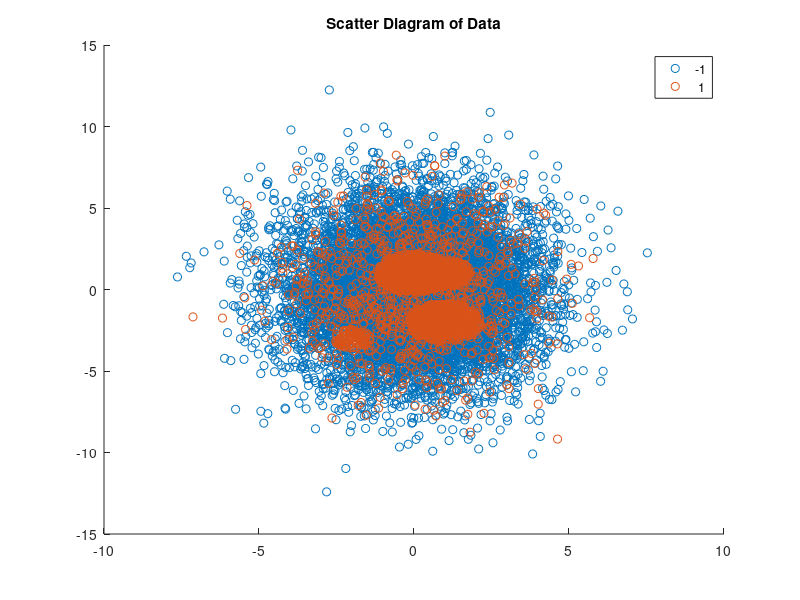

The MATLAB script that drew this image: (Note: this script raises an error after producing the figure.)
fid = fopen('dataset2/dataset2.2.train.csv');
out = textscan(fid,'%f%f%s','delimiter',',');
fclose(fid);

feature1 = out{1};
feature2 = out{2};
label = out{3};

X = [feature1, feature2];
Y = zeros(size(label,1),1);
for i=1:size(label,1)
    if strcmp(label(i,1),'True') == 1
        Y(i,1) = 1;
    else
        Y(i,1) = -1;
    end
end
        
figure;
gscatter(X(:,1),X(:,2),Y);
title('Scatter Diagram of Data');

SVMModel1 = fitcsvm(X,Y,'KernelFunction','gaussianKernenl','Standardize',true);
